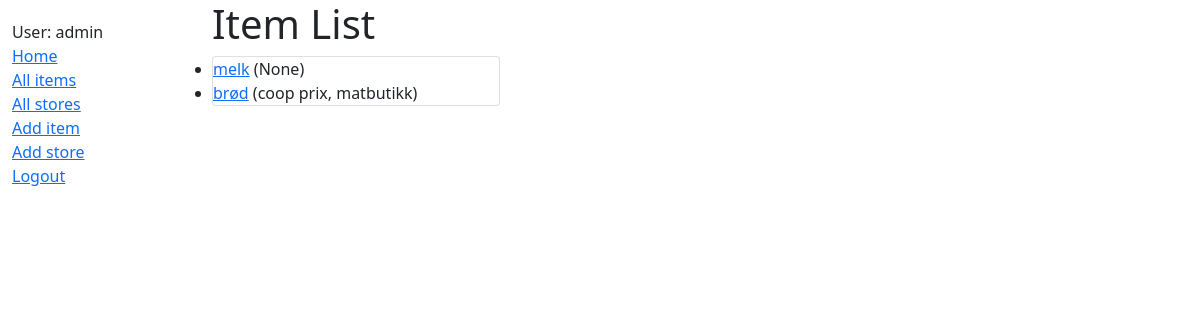
Screenshot of /catalog/items/ (signed in) with the database file from the repository.
### catalog/models.py (models this page shows, shortened)
class Item(models.Model):
    title = models.CharField(max_length=200)
    store = models.ForeignKey('Store', on_delete=models.SET_NULL, null=True)
    summary = models.TextField(max_length=1000, help_text='Enter a description of Item ')
    def get_absolute_url(self):
        return reverse('item-detail', args=[str(self.id)])

class Store(models.Model):
    compeny_name = models.CharField(max_length=100, help_text='Enter a compeny name', default=' ')
    type_name = models.CharField(max_length=100, help_text='Enter a type name', default=' ')
    class Meta:
        ordering = ['type_name', 'compeny_name']
    def __str__(self):
        return f'{self.compeny_name}, {self.type_name}'

### catalog/views.py (the view)
# urls.py: path('items/', views.ItemListView.as_view(),name='items'),
class ItemListView(generic.ListView):
    model = Item
    paginate_by = 100

### catalog/templates/catalog/item_list.html
{% extends "base_generic.html" %}
{% block content %}
  <h1>Item List</h1>
  {% if item_list %}
  <div class="card" style="width: 18rem;">
    <ul class="list-group list-group-flush">
    {% for item in item_list %}
      <li>
        <a href="{{ item.get_absolute_url }}">{{ item.title }}</a> ({{item.store}})
      </li>
    {% endfor %}
    </ul>
  </div>
  {% else %}
    <p>There are no items in this store</p>
  {% endif %}
{% endblock %}

### catalog/templates/base_generic.html (shortened to what this page needs)
<!DOCTYPE html>
<html lang="en">
<head>
  <link href="https://cdn.jsdelivr.net/npm/bootstrap@5.1.3/dist/css/bootstrap.min.css" rel="stylesheet">
  {% load static %}
  <link rel="stylesheet" href="{% static 'css/styles.css' %}">
</head>
<body>
  <div class="container-fluid">
    <div class="row">
      <div class="col-sm-2">
      {% block sidebar %}
        <ul class="sidebar-nav">
         {% if user.is_authenticated %}
          <li>User: {{ user.get_username }}</li>
          <li><a href="{% url 'index' %}">Home</a></li>
          <li><a href="{% url 'items' %}">All items</a></li>
          <li><a href="{% url 'store' %}">All stores</a></li>
          <li><a href="{% url 'item-create' %}?next={{request.path}}">Add item</a></li>
          <li><a href="{% url 'store-create' %}?next={{request.path}}">Add store</a></li>
          <li><a href="{% url 'logout'%}?next={{request.path}}">Logout</a></li>
         {% else %}
           <li><a href="{% url 'login'%}?next={{request.path}}">Login</a></li>
         {% endif %}
        </ul>
     {% endblock %}
      </div>
      <div class="col-sm-10 ">{% block content %}{% endblock %}</div>
    </div>
  </div>
</body>
</html>

### catalog/static/css/styles.css (style rules this page uses)
.sidebar-nav { margin-top: 20px; padding: 0; list-style: none; }

### rows the page displays
Item: title "melk", store "None"
Item: title "brød", store "coop prix, matbutikk"

### other values shown
{{ user.get_username }} "admin"
